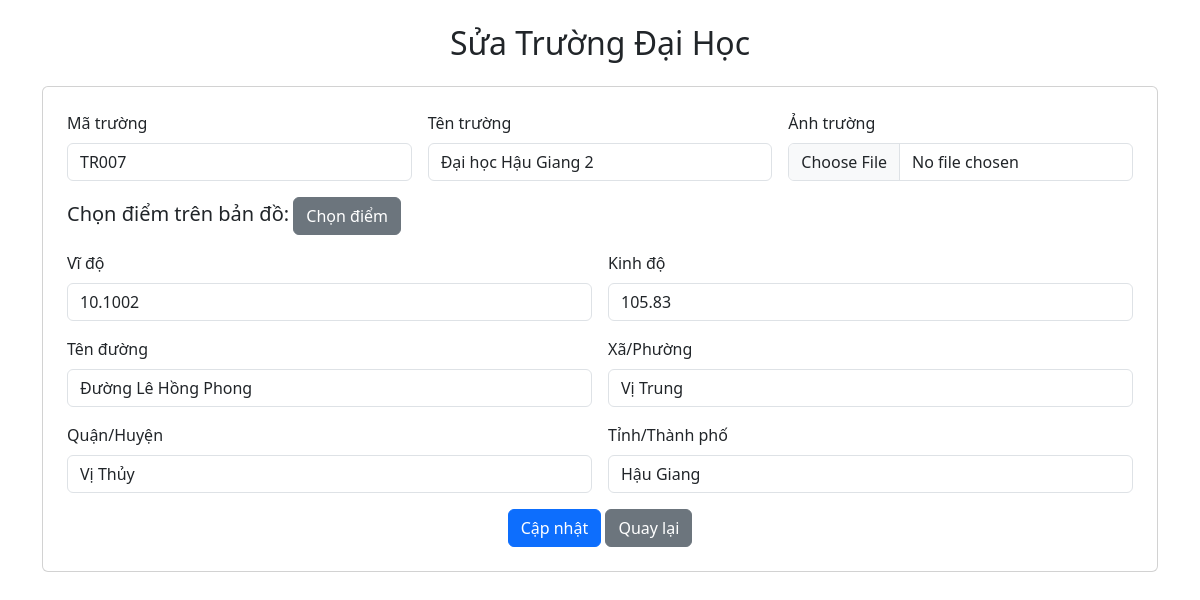
The app's page /Admin/edit_truong.php?ma_truong=TR007 with its own data.
### tables this page shows
CREATE TABLE `truong` (
  `TRUONG_MA` char(5) NOT NULL,
  `DUONG_MA` char(5) NOT NULL,
  `TRUONG_TEN` varchar(255) NOT NULL,
  `TRUONG_SODIACHI` varchar(255) NOT NULL,
  `TRUONG_LONGTITUDE` float NOT NULL,
  `TRUONG_LATITUDE` float NOT NULL,
  `TRUONG_ICON` varchar(255) DEFAULT NULL
);

CREATE TABLE `duong` (
  `DUONG_MA` char(5) NOT NULL,
  `XP_MA` char(5) NOT NULL,
  `DUONG_TEN` varchar(255) NOT NULL
);

CREATE TABLE `xa_phuong` (
  `XP_MA` char(5) NOT NULL,
  `QH_MA` char(5) NOT NULL,
  `XP_TEN` varchar(255) NOT NULL
);

CREATE TABLE `quan_huyen` (
  `QH_MA` char(5) NOT NULL,
  `TTP_MATINH` char(5) NOT NULL,
  `QH_TEN` varchar(255) DEFAULT NULL
);

CREATE TABLE `tinh_thanh_pho` (
  `TTP_MATINH` char(5) NOT NULL,
  `TTP_TEN` varchar(255) NOT NULL
);

### Admin/edit_truong.php (the view, shortened to what this page needs)
<?php
include('../db_connect.php');
$ma_truong = $_GET['ma_truong'];
$sql = "SELECT t.*, d.DUONG_TEN, xp.XP_TEN, qh.QH_TEN, ttp.TTP_TEN
        FROM truong t
        LEFT JOIN duong d ON t.DUONG_MA = d.DUONG_MA
        LEFT JOIN xa_phuong xp ON d.XP_MA = xp.XP_MA
        LEFT JOIN quan_huyen qh ON xp.QH_MA = qh.QH_MA
        LEFT JOIN tinh_thanh_pho ttp ON qh.TTP_MATINH = ttp.TTP_MATINH
        WHERE t.TRUONG_MA = ?";
$stmt = $conn->prepare($sql);
$stmt->execute([$ma_truong]);
$truong = $stmt->fetch(PDO::FETCH_ASSOC);
$ten_truong    = $truong['TRUONG_TEN'];
$vi_do_truong = $truong['TRUONG_LATITUDE'];
$kinh_do_truong= $truong['TRUONG_LONGTITUDE'];
$ten_duong     = $truong['DUONG_TEN'];
$ten_xa        = $truong['XP_TEN'];
$ten_quan      = $truong['QH_TEN'];
$ten_tinh      = $truong['TTP_TEN'];
?>
<!DOCTYPE html>
<html lang="vi">
<head>
  <link href="https://cdn.jsdelivr.net/npm/bootstrap@5.3.0/dist/css/bootstrap.min.css" rel="stylesheet">
  <link rel="stylesheet" href="https://unpkg.com/leaflet/dist/leaflet.css" />
</head>
<body>
  <div class="container mt-4">
    <h2 class="text-center mb-4">Sửa Trường Đại Học</h2>
    <div class="card p-4 mb-4">
      <form method="POST" enctype="multipart/form-data">
        <div class="row g-3">
          <div class="col-md-4">
            <label class="form-label">Mã trường</label>
            <input type="text" name="ma_truong" class="form-control" value="<?php echo htmlspecialchars($ma_truong); ?>" readonly>
          </div>
          <div class="col-md-4">
            <label class="form-label">Tên trường</label>
            <input type="text" name="ten_truong" class="form-control" value="<?php echo htmlspecialchars($ten_truong); ?>" required>
          </div>
          <div class="col-md-4">
            <label class="form-label">Ảnh trường</label>
            <input type="file" name="truong_icon" class="form-control" accept="image/*">
          </div>
          <div class="col-12">
            <label class="h5">Chọn điểm trên bản đồ:</label>
            <button type="button" class="btn btn-secondary" id="choose-location">Chọn điểm</button>
          </div>
          <div class="col-md-6">
            <label class="form-label">Vĩ độ</label>
            <input type="text" class="form-control" id="latitude" name="vi_do_truong" value="<?php echo htmlspecialchars($vi_do_truong); ?>" readonly>
          </div>
          <div class="col-md-6">
            <label class="form-label">Kinh độ</label>
            <input type="text" class="form-control" id="longitude" name="kinh_do_truong" value="<?php echo htmlspecialchars($kinh_do_truong); ?>" readonly>
          </div>
          <div class="col-md-6">
            <label class="form-label">Tên đường</label>
            <input type="text" class="form-control" id="ten_duong" name="ten_duong" value="<?php echo htmlspecialchars($ten_duong); ?>">
          </div>
          <div class="col-md-6">
            <label class="form-label">Xã/Phường</label>
            <input type="text" class="form-control" id="ten_xa" name="ten_xa" value="<?php echo htmlspecialchars($ten_xa); ?>">
          </div>
          <div class="col-md-6">
            <label class="form-label">Quận/Huyện</label>
            <input type="text" class="form-control" id="ten_quan" name="ten_quan" value="<?php echo htmlspecialchars($ten_quan); ?>">
          </div>
          <div class="col-md-6">
            <label class="form-label">Tỉnh/Thành phố</label>
            <input type="text" class="form-control" id="ten_tinh" name="ten_tinh" value="<?php echo htmlspecialchars($ten_tinh); ?>">
          </div>
          <div class="col-12 text-center">
            <button type="submit" name="sua_truong" class="btn btn-primary">Cập nhật</button>
            <a href="daihoc.php" class="btn btn-secondary">Quay lại</a>
          </div>
        </div>
      </form>
    </div>
  </div>
</body>
</html>

### records on screen
truong: ten_truong "Đại học Hậu Giang 2", vi_do_truong "10.1002", kinh_do_truong "105.83", ten_duong "Đường Lê Hồng Phong", ten_xa "Vị Trung", ten_quan "Vị Thủy", ten_tinh "Hậu Giang"
